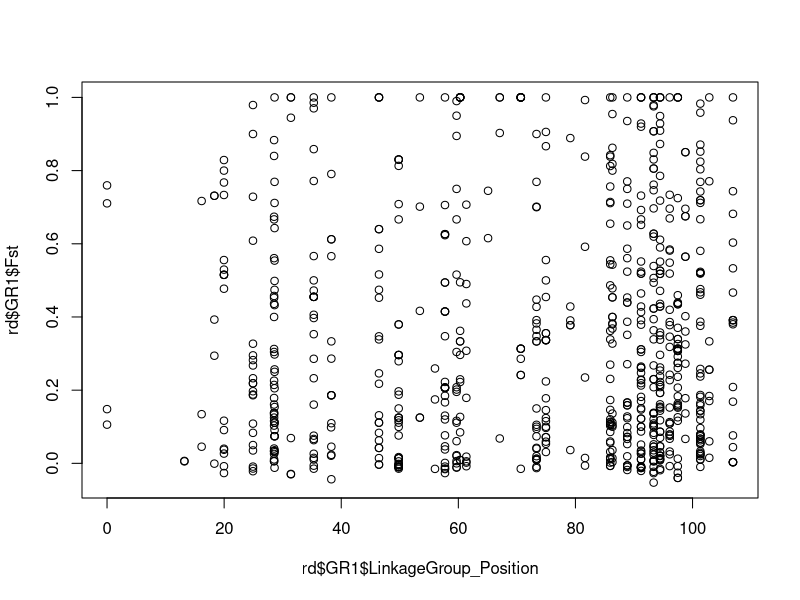
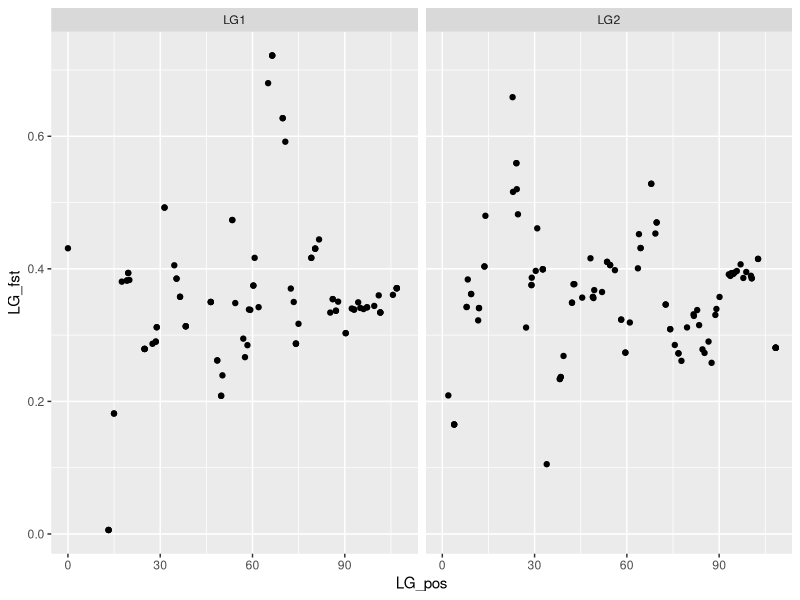
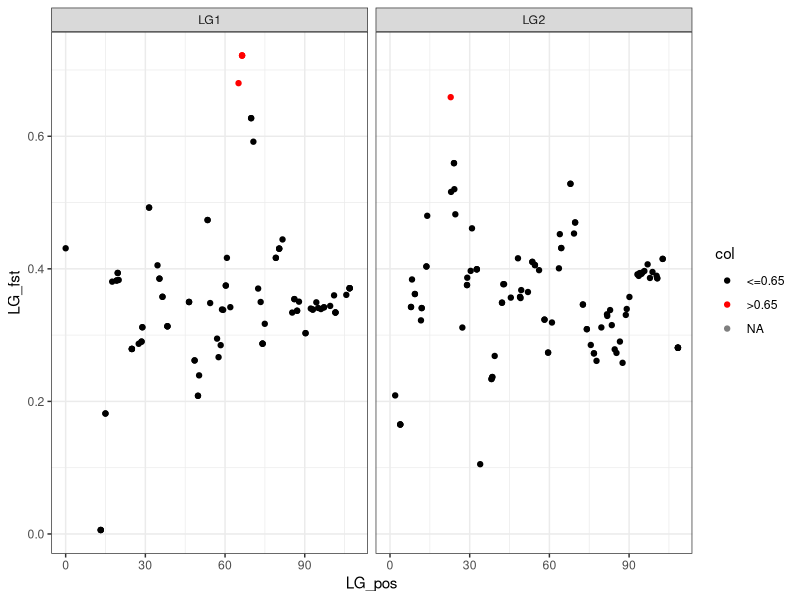

These figures' R source, in order:
## ---- chunk 1
#Getting started:
library(ggplot2)
roda<-read.csv("data/Fst_BSA_wLinkageGrp.csv", header=T)
head(roda) #will show you the first 5 rows of each column in the dataset
roda<-roda[order(roda$LinkageGroup, roda$LinkageGroup_Position),]
#We want to look at each linkage group at a time:
rd<-split(roda, roda$LinkageGroup)
## ---- chunk 2
#mapping all values:
plot(rd$GR1$LinkageGroup_Position, rd$GR1$Fst)

#it's really hard to see what's going on here- just looks like a big block of data. Let's try creating 'windows' (which is a moving average for a 'window' of snps)

SWlwg = function(data_x, data_y, window, step_size){
  data_x = as.numeric(data_x)
  data_y = as.numeric(data_y)
  x_mean=rep(0,144)
  y_mean=rep(0,length(x_mean))
  
  floor = 0
  for(i in 1:length(x_mean)){
    vals=which(data_x>=floor & data_x<=floor+window)
    x_mean[i]=sum(data_x[vals])/length(vals)
    y_mean[i]=sum(data_y[vals])/length(vals)
    floor = floor + step_size
  }
  
  out <- data.frame(x_mean, y_mean)
}
## ---- chunk 3
#the window size can be somewhat arbitrary- it will depend on how many SNPs you have. Making bigger windows can reduce noise, but also lose signal of a true trend. Let's try 20 SNPs, with a 'step size' of 2.
SWlwg_LG1 <- SWlwg(rd$GR1$LinkageGroup_Position, rd$GR1$Fst, 5, 1)
LG1_pos<-SWlwg_LG1[[1]]
LG1_Fst<-SWlwg_LG1[[2]]
LG1_LG<-rep("LG1",length(LG1_pos))

SWlwg_LG2 <- SWlwg(rd$GR2$LinkageGroup_Position, rd$GR2$Fst, 5, 1)
LG2_pos<-SWlwg_LG2[[1]]
LG2_Fst<-SWlwg_LG2[[2]]
LG2_LG<-rep("LG2",length(LG2_pos))

# LG2_pos<-SWsnp(rd$GR2$LinkageGroup_Position, 20,2)
# LG2_Fst<-SWsnp(rd$GR2$Fst, 20,2)
# LG2_LG<-rep("LG2",length(LG2_pos))
# 
# LG3_pos<-SWsnp(rd$GR3$LinkageGroup_Position, 20,2)
# LG3_Fst<-SWsnp(rd$GR3$Fst, 20,2)
# LG3_LG<-rep("LG3",length(LG3_pos))
# 
# LG4_pos<-SWsnp(rd$GR4$LinkageGroup_Position, 20,2)
# LG4_Fst<-SWsnp(rd$GR4$Fst, 20,2)
# LG4_LG<-rep("LG4",length(LG4_pos))
# 
# LG5_pos<-SWsnp(rd$GR5$LinkageGroup_Position, 20,2)
# LG5_Fst<-SWsnp(rd$GR5$Fst, 20,2)
# LG5_LG<-rep("LG5",length(LG5_pos))
# 
# LG6_pos<-SWsnp(rd$GR6$LinkageGroup_Position, 20,2)
# LG6_Fst<-SWsnp(rd$GR6$Fst, 20,2)
# LG6_LG<-rep("LG6",length(LG6_pos))
# 
# LG7_pos<-SWsnp(rd$GR7$LinkageGroup_Position, 20,2)
# LG7_Fst<-SWsnp(rd$GR7$Fst, 20,2)
# LG7_LG<-rep("LG7",length(LG7_pos))
# 
# LG8_pos<-SWsnp(rd$GR8$LinkageGroup_Position, 20,2)
# LG8_Fst<-SWsnp(rd$GR8$Fst, 20,2)
# LG8_LG<-rep("LG8",length(LG8_pos))
# 
# LG9_pos<-SWsnp(rd$GR9$LinkageGroup_Position, 20,2)
# LG9_Fst<-SWsnp(rd$GR9$Fst, 20,2)
# LG9_LG<-rep("LG9",length(LG9_pos))
# 
# LG10_pos<-SWsnp(rd$GR10$LinkageGroup_Position, 20,2)
# LG10_Fst<-SWsnp(rd$GR10$Fst, 20,2)
# LG10_LG<-rep("LG10",length(LG10_pos))
# 
# LG11_pos<-SWsnp(rd$GR11$LinkageGroup_Position, 20,2)
# LG11_Fst<-SWsnp(rd$GR11$Fst, 20,2)
# LG11_LG<-rep("LG11",length(LG11_pos))
# 
# LG12_pos<-SWsnp(rd$GR12$LinkageGroup_Position, 20,2)
# LG12_Fst<-SWsnp(rd$GR12$Fst, 20,2)
# LG12_LG<-rep("LG12",length(LG12_pos))
# 
# LG13_pos<-SWsnp(rd$GR13$LinkageGroup_Position, 20,2)
# LG13_Fst<-SWsnp(rd$GR13$Fst, 20,2)
# LG13_LG<-rep("LG13",length(LG13_pos))
# 
# LG14_pos<-SWsnp(rd$GR14$LinkageGroup_Position, 20,2)
# LG14_Fst<-SWsnp(rd$GR14$Fst, 20,2)
# LG14_LG<-rep("LG14",length(LG14_pos))
# 
# LG15_pos<-SWsnp(rd$GR15$LinkageGroup_Position, 20,2)
# LG15_Fst<-SWsnp(rd$GR15$Fst, 20,2)
# LG15_LG<-rep("LG15",length(LG15_pos))
# 
# LG16_pos<-SWsnp(rd$GR16$LinkageGroup_Position, 20,2)
# LG16_Fst<-SWsnp(rd$GR16$Fst, 20,2)
# LG16_LG<-rep("LG16",length(LG16_pos))
# 
# LG17_pos<-SWsnp(rd$GR17$LinkageGroup_Position, 20,2)
# LG17_Fst<-SWsnp(rd$GR17$Fst, 20,2)
# LG17_LG<-rep("LG1",length(LG17_pos))
# 
# LG18_pos<-SWsnp(rd$GR18$LinkageGroup_Position, 20,2)
# LG18_Fst<-SWsnp(rd$GR18$Fst, 20,2)
# LG18_LG<-rep("LG1",length(LG18_pos))
# 
# LG19_pos<-SWsnp(rd$GR19$LinkageGroup_Position, 20,2)
# LG19_Fst<-SWsnp(rd$GR19$Fst, 20,2)
# LG19_LG<-rep("LG1",length(LG19_pos))
# 
# LG20_pos<-SWsnp(rd$GR20$LinkageGroup_Position, 20,2)
# LG20_Fst<-SWsnp(rd$GR20$Fst, 20,2)
# LG20_LG<-rep("LG1",length(LG20_pos))
## ---- chunk 4
#putting all the windowed values back in 1 dataframe:
# LG_names<-rbind(LG1_LG, LG2_LG, LG3_LG, LG4_LG, LG5_LG, LG6_LG, LG7_LG, LG8_LG, LG9_LG, LG10_LG, LG11_LG, LG12_LG, LG13_LG, LG14_LG, LG15_LG, LG16_LG, LG17_LG, LG18_LG, LG19_LG, LG20_LG)
# 
# 
# LG_pos<-rbind(LG1_pos, LG2_pos, LG3_pos, LG4_pos, LG5_pos, LG6_pos, LG7_pos, LG8_pos, LG9_pos, LG10_pos, LG11_pos, LG12_pos, LG13_pos, LG14_pos, LG15_pos, LG16_pos, LG17_pos, LG18_pos, LG19_pos, LG20_pos)
# 
# LG_fst<-rbind(LG1_Fst, LG2_Fst, LG3_Fst, LG4_Fst, LG5_Fst, LG6_Fst, LG7_Fst, LG8_Fst, LG9_Fst, LG10_Fst, LG11_Fst, LG12_Fst, LG13_Fst, LG14_Fst, LG15_Fst, LG16_Fst, LG17_Fst, LG18_Fst, LG19_Fst, LG20_Fst)

LG_names<-rbind(LG1_LG, LG2_LG)
LG_pos<-rbind(LG1_pos, LG2_pos)
LG_fst<-rbind(LG1_Fst, LG2_Fst)

LG_names<-as.vector(LG_names)
LG_pos<-as.vector(LG_pos)
LG_fst<-as.vector(LG_fst)

data<-cbind(LG_names, LG_pos, LG_fst)
data<-as.data.frame(data)
## ---- chunk 5
# we've coerced the data a few times, so we need to reformat our numeric data in order for it to plot in ggplot


data[[2]] <- as.numeric(as.character(data[[2]]))
data[[3]] <- as.numeric(as.character(data[[3]]))

#Let's plot it now:
ggplot(data, aes(x=LG_pos, y=LG_fst))+geom_point()+facet_wrap(~LG_names)

#lets plot some high Fst values in another color. We'll use 0.65 as a cutoff
data$col <- cut(data$LG_fst,
               breaks = c(-Inf, 0.65, Inf),
               labels = c("<=0.65", ">0.65"))
ggplot(data, aes(x=LG_pos, y=LG_fst, color=col))+ geom_point()+facet_wrap(~LG_names)+scale_color_manual(values=c("black", "red"))+theme_bw()

# try plotting another variable- perhaps the outlier status!
# try plotting the different comparisons
# Want to plot something totally different? feel free to change everything, as long as you think it tells a story!

# 
